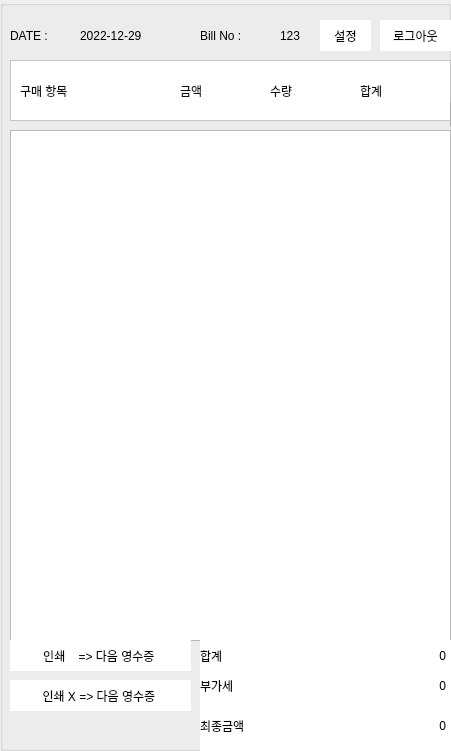
     <widget class="QGroupBox" name="PRINTAREA">
      <property name="geometry">
       <rect>
        <x>890</x>
        <y>20</y>
        <width>451</width>
        <height>751</height>
       </rect>
      </property>
      <property name="title">
       <string/>
      </property>
      <widget class="QLabel" name="label_14">
       <property name="geometry">
        <rect>
         <x>10</x>
         <y>20</y>
         <width>231</width>
         <height>31</height>
        </rect>
       </property>
       <property name="styleSheet">
        <string notr="true">border-radius: 20px;
font: 13pt &quot;Cambria&quot;;</string>
       </property>
       <property name="text">
        <string>DATE :</string>
       </property>
      </widget>
      <widget class="QLabel" name="DATE">
       <property name="geometry">
        <rect>
         <x>80</x>
         <y>20</y>
         <width>161</width>
         <height>31</height>
        </rect>
       </property>
       <property name="styleSheet">
        <string notr="true">border-radius: 20px;
font: 13pt &quot;Cambria&quot;;</string>
       </property>
       <property name="text">
        <string>2022-12-29</string>
       </property>
      </widget>
      <widget class="QLabel" name="label_23">
       <property name="geometry">
        <rect>
         <x>200</x>
         <y>20</y>
         <width>181</width>
         <height>31</height>
        </rect>
       </property>
       <property name="styleSheet">
        <string notr="true">border-radius: 20px;
font: 13pt &quot;Cambria&quot;;</string>
       </property>
       <property name="text">
        <string>Bill No :</string>
       </property>
      </widget>
      <widget class="QLabel" name="BILLNO">
       <property name="geometry">
        <rect>
         <x>280</x>
         <y>20</y>
         <width>101</width>
         <height>31</height>
        </rect>
       </property>
       <property name="styleSheet">
        <string notr="true">
font: 13pt &quot;Cambria&quot;;</string>
       </property>
       <property name="text">
        <string>123</string>
       </property>
      </widget>
      <widget class="QFrame" name="frame">
       <property name="geometry">
        <rect>
         <x>10</x>
         <y>60</y>
         <width>441</width>
         <height>61</height>
        </rect>
       </property>
       <property name="styleSheet">
        <string notr="true">background-color:rgb(255, 255, 255)</string>
       </property>
       <property name="frameShape">
        <enum>QFrame::StyledPanel</enum>
       </property>
       <property name="frameShadow">
        <enum>QFrame::Raised</enum>
       </property>
       <widget class="QLabel" name="label_18">
        <property name="geometry">
         <rect>
          <x>10</x>
          <y>10</y>
          <width>151</width>
          <height>41</height>
         </rect>
        </property>
        <property name="styleSheet">
         <string notr="true">border-radius: 20px;
background-color:rgb(255, 255, 255);
font: 18pt &quot;Cambria&quot;;
color: rgb(15, 15, 15);</string>
        </property>
        <property name="text">
         <string>구매 항목</string>
        </property>
       </widget>
       <widget class="QLabel" name="label_25">
        <property name="geometry">
         <rect>
          <x>260</x>
          <y>10</y>
          <width>61</width>
          <height>41</height>
         </rect>
        </property>
        <property name="styleSheet">
         <string notr="true">border-radius: 20px;
background-color:rgb(255, 255, 255);
font: 18pt &quot;Cambria&quot;;
color: rgb(15, 15, 15);</string>
        </property>
        <property name="text">
         <string>수량</string>
        </property>
       </widget>
       <widget class="QLabel" name="label_30">
        <property name="geometry">
         <rect>
          <x>350</x>
          <y>10</y>
          <width>61</width>
          <height>41</height>
         </rect>
        </property>
        <property name="styleSheet">
         <string notr="true">border-radius: 20px;
background-color:rgb(255, 255, 255);
font: 18pt &quot;Cambria&quot;;
color: rgb(15, 15, 15);</string>
        </property>
        <property name="text">
         <string>합계</string>
        </property>
       </widget>
       <widget class="QLabel" name="label_33">
        <property name="geometry">
         <rect>
          <x>170</x>
          <y>10</y>
          <width>71</width>
          <height>41</height>
         </rect>
        </property>
        <property name="styleSheet">
         <string notr="true">border-radius: 20px;
background-color:rgb(255, 255, 255);
font: 18pt &quot;Cambria&quot;;
color: rgb(15, 15, 15);</string>
        </property>
        <property name="text">
         <string>금액</string>
        </property>
       </widget>
      </widget>
      <widget class="QTableWidget" name="billitems">
       <property name="geometry">
        <rect>
         <x>10</x>
         <y>130</y>
         <width>441</width>
         <height>511</height>
        </rect>
       </property>
      </widget>
      <widget class="QPushButton" name="SETTING">
       <property name="geometry">
        <rect>
         <x>320</x>
         <y>20</y>
         <width>51</width>
         <height>31</height>
        </rect>
       </property>
       <property name="styleSheet">
        <string notr="true">QPushButton{
border-radius: 20px;
background-color:rgb(255, 255, 255);
color: rgb(0, 0, 0);
}</string>
       </property>
       <property name="text">
        <string>설정</string>
       </property>
      </widget>
      <widget class="QPushButton" name="pushButton_2">
       <property name="geometry">
        <rect>
         <x>450</x>
         <y>100</y>
         <width>61</width>
         <height>28</height>
        </rect>
       </property>
       <property name="text">
        <string>PushButton</string>
       </property>
      </widget>
      <widget class="QPushButton" name="LOGOUT">
       <property name="geometry">
        <rect>
         <x>380</x>
         <y>20</y>
         <width>71</width>
         <height>31</height>
        </rect>
       </property>
       <property name="styleSheet">
        <string notr="true">QPushButton{
border-radius: 20px;
background-color:rgb(255, 255, 255);
color:rgb(0, 0, 0);
}</string>
       </property>
       <property name="text">
        <string>로그아웃</string>
       </property>
      </widget>
      <widget class="QLabel" name="label_35">
       <property name="geometry">
        <rect>
         <x>200</x>
         <y>640</y>
         <width>101</width>
         <height>31</height>
        </rect>
       </property>
       <property name="styleSheet">
        <string notr="true">border-radius: 20px;
font: 13pt &quot;Cambria&quot;;
background-color:rgb(255, 255, 255)</string>
       </property>
       <property name="text">
        <string>합계</string>
       </property>
      </widget>
      <widget class="QLabel" name="label_39">
       <property name="geometry">
        <rect>
         <x>200</x>
         <y>670</y>
         <width>101</width>
         <height>31</height>
        </rect>
       </property>
       <property name="styleSheet">
        <string notr="true">border-radius: 20px;
font: 13pt &quot;Cambria&quot;;
background-color:rgb(255, 255, 255)</string>
       </property>
       <property name="text">
        <string>부가세</string>
       </property>
      </widget>
      <widget class="QLabel" name="label_45">
       <property name="geometry">
        <rect>
         <x>200</x>
         <y>700</y>
         <width>101</width>
         <height>51</height>
        </rect>
       </property>
       <property name="styleSheet">
        <string notr="true">
font: 15pt &quot;Cambria&quot;;
background-color:rgb(255, 255, 255)</string>
       </property>
       <property name="text">
        <string>최종금액</string>
       </property>
      </widget>
      <widget class="QLabel" name="TOTAL">
       <property name="geometry">
        <rect>
         <x>300</x>
         <y>640</y>
         <width>151</width>
         <height>31</height>
        </rect>
       </property>
       <property name="styleSheet">
        <string notr="true">border-radius: 20px;
font: 13pt &quot;Cambria&quot;;
background-color:rgb(255, 255, 255);
padding-right:2;</string>
       </property>
       <property name="text">
        <string>0</string>
       </property>
       <property name="alignment">
        <set>Qt::AlignRight|Qt::AlignTrailing|Qt::AlignVCenter</set>
       </property>
      </widget>
      <widget class="QLabel" name="TAX">
       <property name="geometry">
        <rect>
         <x>300</x>
         <y>670</y>
         <width>151</width>
         <height>31</height>
        </rect>
       </property>
       <property name="styleSheet">
        <string notr="true">border-radius: 20px;
font: 13pt &quot;Cambria&quot;;
background-color:rgb(255, 255, 255);
padding-right:2;</string>
       </property>
       <property name="text">
        <string>0</string>
       </property>
       <property name="alignment">
        <set>Qt::AlignRight|Qt::AlignTrailing|Qt::AlignVCenter</set>
       </property>
      </widget>
      <widget class="QLabel" name="GRANDTOTAL">
       <property name="geometry">
        <rect>
         <x>300</x>
         <y>700</y>
         <width>151</width>
         <height>51</height>
        </rect>
       </property>
       <property name="styleSheet">
        <string notr="true">font: 15pt &quot;Cambria&quot;;
background-color:rgb(255, 255, 255);
padding-right:2;</string>
       </property>
       <property name="text">
        <string>0</string>
       </property>
       <property name="alignment">
        <set>Qt::AlignRight|Qt::AlignTrailing|Qt::AlignVCenter</set>
       </property>
      </widget>
      <widget class="QPushButton" name="PRINT">
       <property name="geometry">
        <rect>
         <x>10</x>
         <y>640</y>
         <width>181</width>
         <height>31</height>
        </rect>
       </property>
       <property name="styleSheet">
        <string notr="true">QPushButton{
border-radius: 20px;
background-color:rgb(255, 255, 255);
color: rgb(0, 0, 0);
}</string>
       </property>
       <property name="text">
        <string>인쇄    =&gt; 다음 영수증 </string>
       </property>
      </widget>
      <widget class="QPushButton" name="NOPRINT">
       <property name="geometry">
        <rect>
         <x>10</x>
         <y>680</y>
         <width>181</width>
         <height>31</height>
        </rect>
       </property>
       <property name="styleSheet">
        <string notr="true">QPushButton{
border-radius: 20px;
background-color:rgb(255, 255, 255);
color: rgb(0, 0, 0);
}</string>
       </property>
       <property name="text">
        <string>인쇄 X =&gt; 다음 영수증 </string>
       </property>
      </widget>
     </widget>
